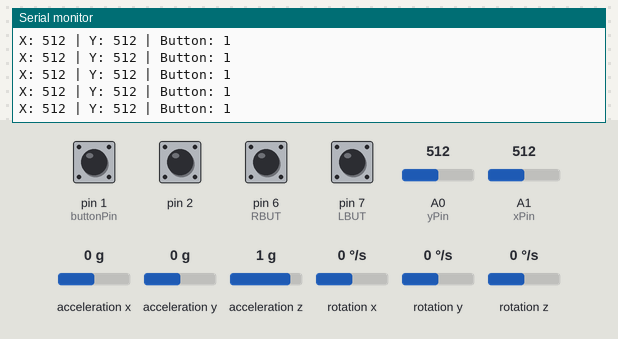
The sketch below on a simulated Arduino Leonardo, built with avr-gcc and run on an emulated ATmega32U4. On the bench: the last lines printed to the serial monitor. The inputs (shaded band) are chosen by the test bench; at power-on: pin 1 (buttonPin), pin 2, pin 6 (RBUT), pin 7 (LBUT) HIGH, A0 (yPin) = 512, A1 (xPin) = 512, acceleration x 0 g, acceleration y 0 g, acceleration z 1 g, rotation x 0 °/s, rotation y 0 °/s, rotation z 0 °/s. USB keyboard and mouse output is not drawn.

Above: at 1.2 s.
1.3 s: pin 2 pulled LOW for 0.15 s
2.9 s: A0 (yPin) set to 716
At 4.0 s:
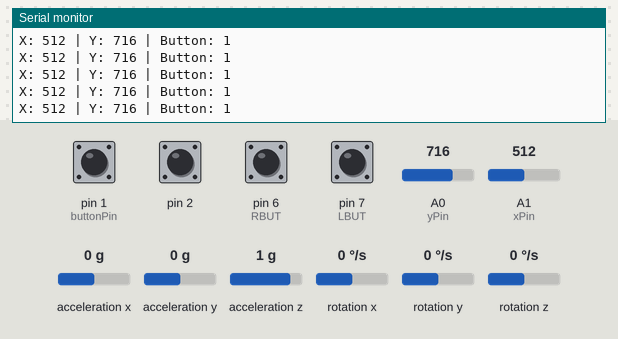
4.4 s: A1 (xPin) set to 716
At 5.3 s:
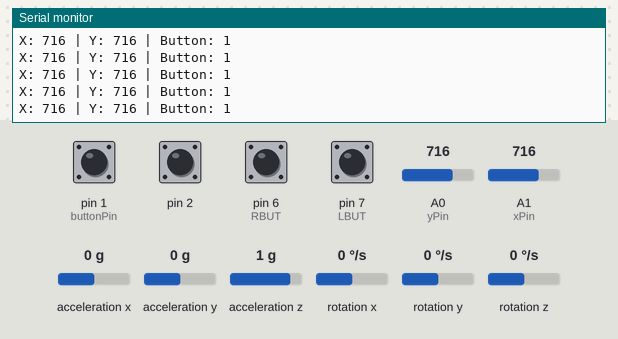
5.9 s: pin 1 (buttonPin) pulled LOW for 0.15 s
7.5 s: A0 (yPin) set to 992
At 8.2 s:
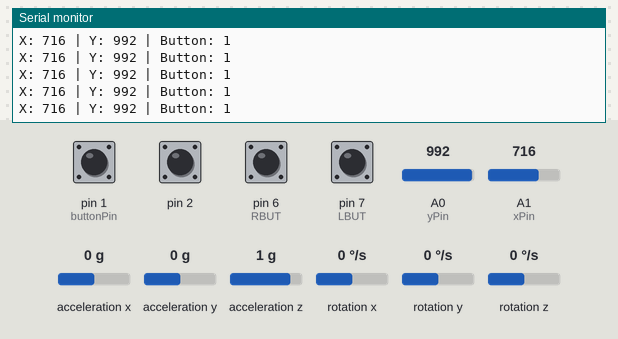
Timing chart, 0 to 10.5 s (numbered marks = the images above; inputs shaded):
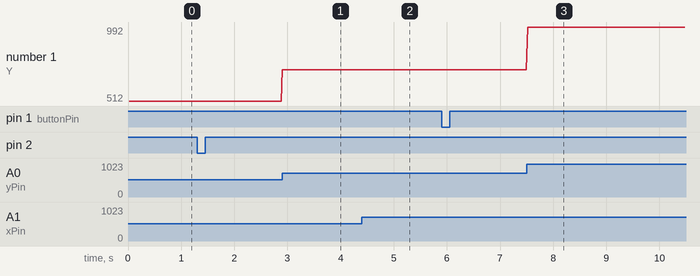

The sketch:

773-code.ino
```cpp
/*Modified by
 * Technical Team,REES52
 */
#include <Wire.h>
#include <I2Cdev.h>
#include <MPU6050.h>
#include <Mouse.h>
#define LBUT 7
#define RBUT 6

int xPin = A1;
int yPin = A0;
int buttonPin = 1;

int xPosition = 0;
int yPosition = 0;
int buttonState = 0;
MPU6050 mpu;
int16_t ax, ay, az, gx, gy, gz;

int angleToDistance(int a)
{
  if (a < -80)
  {
    return -40;
  }
  else if (a < -65) {
    return -20;
  }
  else if (a < -50) {
    return -10;
  }
  else if (a < -15) {
    return -5;
  }
  else if (a < -5) {
    return -1;
  }
  else if (a > 80) {
    return 40;
  }
  else if (a > 65) {
    return 20;
  }
  else if (a > 15) {
    return 10;
  }
  else if (a > 5) {
    return 1;
  }
}

void setup() {
  // initialize serial communications at 9600 bps:
  Serial.begin(9600);

  Mouse.begin();

  pinMode(xPin, INPUT);
  pinMode(yPin, INPUT);

  //activate pull-up resistor on the push-button pin
  pinMode(buttonPin, INPUT_PULLUP);

  // For versions prior to Arduino 1.0.1
  // pinMode(buttonPin, INPUT);
  // digitalWrite(buttonPin, HIGH);
  // put your setup code here, to run once:
  pinMode(LBUT, INPUT);
  digitalWrite(LBUT, HIGH);
  pinMode(RBUT, INPUT);
  digitalWrite(RBUT, HIGH);
  Wire.begin();
  mpu.initialize();
  if (!mpu.testConnection()) {
    while (1);
  }
}
void loop() {
  mpu.getMotion6(&ax, &ay, &az, &gx, &gy, &gz);
  int vx = map(ax, -16000, 16000, 90, -90);
  int vy = map(ay, -16000, 16000, 90, -90);
  attachInterrupt(1, keyboard, CHANGE);
  attachInterrupt(7,fire,HIGH);
  Mouse.move(angleToDistance(vx), angleToDistance(vy));
  if (digitalRead(LBUT) == LOW) {
    if (!Mouse.isPressed(MOUSE_LEFT)) {
      Mouse.press(MOUSE_LEFT);
    }
  }
  else {
    if (Mouse.isPressed(MOUSE_LEFT)) {
      Mouse.release(MOUSE_LEFT);
    }
  }
  if (digitalRead(RBUT) == LOW) {
    if (!Mouse.isPressed(MOUSE_RIGHT)) {
      Mouse.press(MOUSE_RIGHT);
    }
  }
  else {
    if (Mouse.isPressed(MOUSE_RIGHT)) {
      Mouse.release(MOUSE_RIGHT);
    }
  }
  delay(20);
  xPosition = analogRead(xPin);
  yPosition = analogRead(yPin);
  buttonState = digitalRead(buttonPin);
  Serial.print("X: ");
  Serial.print(xPosition);


  Serial.print(" | Y: ");
  Serial.print(yPosition);
  Serial.print(" | Button: ");
  Serial.println(buttonState);

 // delay(100); // add some delay between reads


}
void keyboard()
{
  xPosition = analogRead(xPin);
  yPosition = analogRead(yPin);
  buttonState = digitalRead(buttonPin);
  Serial.print("X: ");
  Serial.print(xPosition);


  Serial.print(" | Y: ");
  Serial.print(yPosition);
  Serial.print(" | Button: ");
  Serial.println(buttonState);

  //delay(100); // add some delay between reads

}
void fire()
{

}
```

Measured:
- after the input at 2.9 s, the serial monitor: prints a new line at once (image 1)
- after the input at 4.4 s, the serial monitor: prints a new line at once (image 2)
- after the input at 7.5 s, the serial monitor: prints a new line at once (image 3)
- plotted number 1: 512 → 716 after the input at 2.9 s, 716 → 992 after the input at 7.5 s
